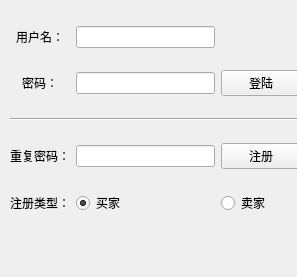
<?xml version="1.0" encoding="UTF-8"?>
<ui version="4.0">
 <class>WelcomeWidget</class>
 <widget class="QWidget" name="WelcomeWidget">
  <property name="geometry">
   <rect>
    <x>0</x>
    <y>0</y>
    <width>297</width>
    <height>277</height>
   </rect>
  </property>
  <property name="windowTitle">
   <string>欢迎来到WD购物商城</string>
  </property>
  <widget class="QWidget" name="layoutWidget">
   <property name="geometry">
    <rect>
     <x>10</x>
     <y>10</y>
     <width>291</width>
     <height>221</height>
    </rect>
   </property>
   <layout class="QGridLayout" name="layG" rowstretch="0,0,0,0,0,0,0,0,0">
    <item row="5" column="0">
     <widget class="QLabel" name="pwdLabel">
      <property name="text">
       <string>密码：</string>
      </property>
      <property name="alignment">
       <set>Qt::AlignCenter</set>
      </property>
     </widget>
    </item>
    <item row="5" column="2">
     <widget class="QPushButton" name="loginBtn">
      <property name="text">
       <string>登陆</string>
      </property>
     </widget>
    </item>
    <item row="7" column="2">
     <widget class="QPushButton" name="regBtn">
      <property name="text">
       <string>注册</string>
      </property>
     </widget>
    </item>
    <item row="5" column="1">
     <widget class="QLineEdit" name="pwdLine">
      <property name="echoMode">
       <enum>QLineEdit::Password</enum>
      </property>
     </widget>
    </item>
    <item row="7" column="1">
     <widget class="QLineEdit" name="pwd2Line">
      <property name="echoMode">
       <enum>QLineEdit::Password</enum>
      </property>
     </widget>
    </item>
    <item row="7" column="0">
     <widget class="QLabel" name="pwd2Label">
      <property name="text">
       <string>重复密码：</string>
      </property>
      <property name="alignment">
       <set>Qt::AlignCenter</set>
      </property>
     </widget>
    </item>
    <item row="4" column="1">
     <widget class="QLineEdit" name="nameLine"/>
    </item>
    <item row="4" column="0">
     <widget class="QLabel" name="nameLabel">
      <property name="text">
       <string>用户名：</string>
      </property>
      <property name="alignment">
       <set>Qt::AlignCenter</set>
      </property>
     </widget>
    </item>
    <item row="4" column="2">
     <widget class="QLabel" name="hintLabel">
      <property name="text">
       <string/>
      </property>
     </widget>
    </item>
    <item row="8" column="0">
     <widget class="QLabel" name="label">
      <property name="text">
       <string>注册类型：</string>
      </property>
     </widget>
    </item>
    <item row="8" column="2">
     <widget class="QRadioButton" name="radioSeller">
      <property name="text">
       <string>卖家</string>
      </property>
     </widget>
    </item>
    <item row="8" column="1">
     <widget class="QRadioButton" name="radioBuyer">
      <property name="text">
       <string>买家</string>
      </property>
      <property name="checked">
       <bool>true</bool>
      </property>
     </widget>
    </item>
    <item row="6" column="0" colspan="3">
     <widget class="Line" name="line">
      <property name="orientation">
       <enum>Qt::Horizontal</enum>
      </property>
     </widget>
    </item>
   </layout>
  </widget>
 </widget>
 <resources/>
 <connections/>
</ui>
